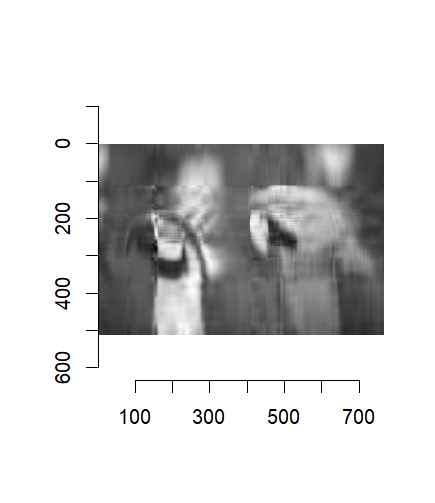

This chart was generated by the following R code:
num_sv <- 10
svdA2 <- svd(A, nu=num_sv, nv=num_sv)
sigma2 <- svdA2$d
U2 <- svdA2$u
V2 <- svdA2$v
recA2 <- U2 %*% diag(sigma2[1:num_sv]) %*% t(V2)
plot(as.cimg(t(recA2)))

library(rTensor)
w <- width(img); h <- height(img); MAX <- 1.0
MSE_R <- fnorm(as.tensor(A-recA2))^2 / (h*w)
PSNR_R <- 10*log10(MAX^2/MSE_R)
n <- h; p <- w; r <- 10; c_raito <- 1-(n*r+r*r+p*r) / (n*p)
